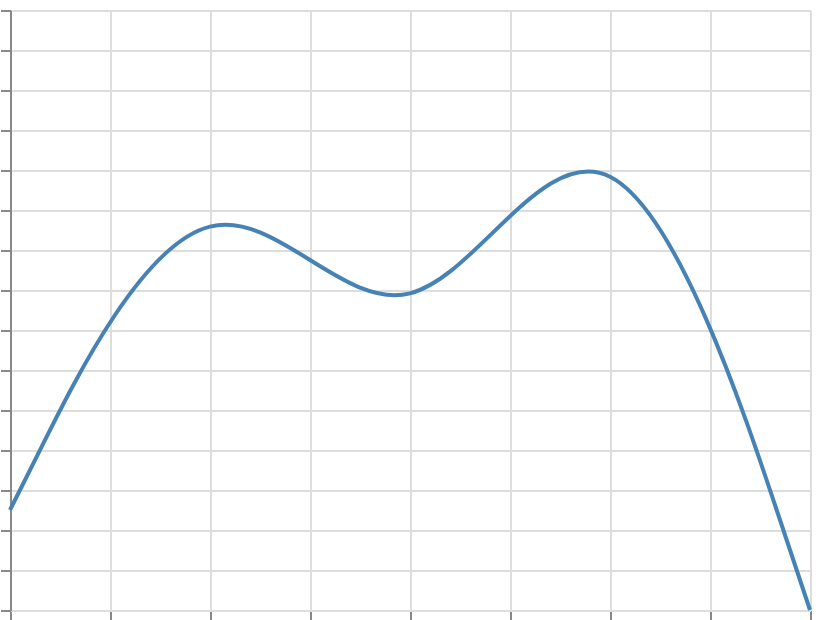

Describe this chart as a Vega-Lite specification.
### Vega specification from a JSON file in a GitHub repository (floating-point values rounded to 4 significant figures)
{"$schema": "https://vega.github.io/schema/vega/v6.json", "width": 400, "height": 300, "padding": 5, "autosize": "none", "data": [{"name": "table", "values": [{"x": 0, "y": 5}, {"x": 1, "y": 25}, {"x": 2, "y": 10}, {"x": 3, "y": 30}, {"x": 4, "y": 0}]}], "scales": [{"name": "x", "type": "linear", "domain": {"data": "table", "field": "x"}, "range": "width", "nice": true}, {"name": "y", "type": "linear", "domain": {"data": "table", "field": "y"}, "range": [{"signal": "height"}, 0], "nice": true}], "marks": [{"type": "line", "from": {"data": "table"}, "encode": {"update": {"x": {"scale": "x", "field": "x"}, "y": {"scale": "y", "field": "y"}, "stroke": {"value": "steelblue"}, "strokeWidth": {"value": 2}, "interpolate": {"value": "basis"}}}}], "axes": [{"scale": "x", "orient": "bottom", "grid": true, "labels": false}, {"scale": "y", "orient": "left", "grid": true, "labels": false}]}
